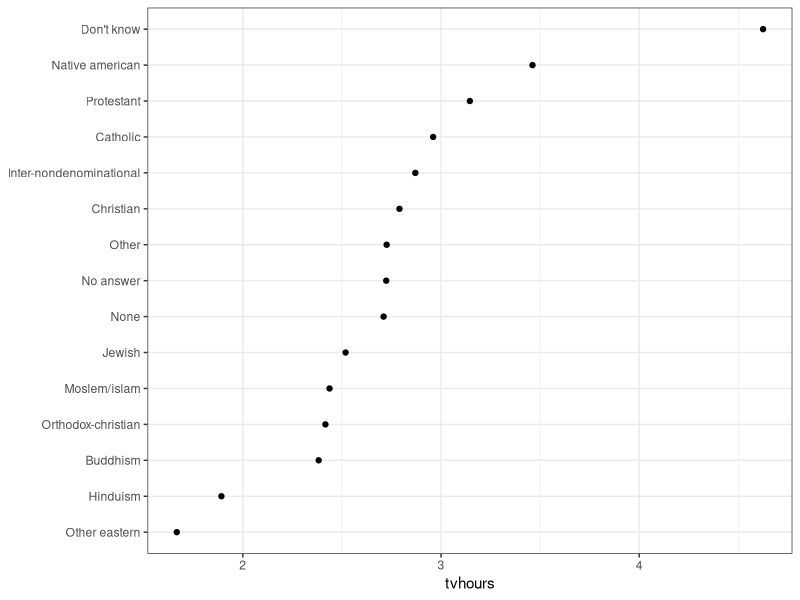

Source code (R):
## ---- chunk 1
library(forcats)
partyid2 <- fct_collapse(gss_cat$partyid,
  missing = c("No answer", "Don't know"),
  other = "Other party",
  rep = c("Strong republican", "Not str republican"),
  ind = c("Ind,near rep", "Independent", "Ind,near dem"),
  dem = c("Not str democrat", "Strong democrat")
)
## ---- chunk 2
x <- factor(rep(LETTERS[1:9], times = c(40, 10, 5, 27, 1, 1, 1, 1, 1)))
x %>% table()
x %>% fct_lump() %>% table()
## ---- chunk 3
library(tidyverse)
gss_cat %>%
  group_by(relig) %>%
  summarise(
    age = mean(age, na.rm = TRUE),
    tvhours = mean(tvhours, na.rm = TRUE),
    n = n()
  ) %>% 
ggplot(aes(tvhours, fct_reorder(relig, tvhours))) +
  geom_point() +
  labs(y =NULL) +
  theme_bw()
